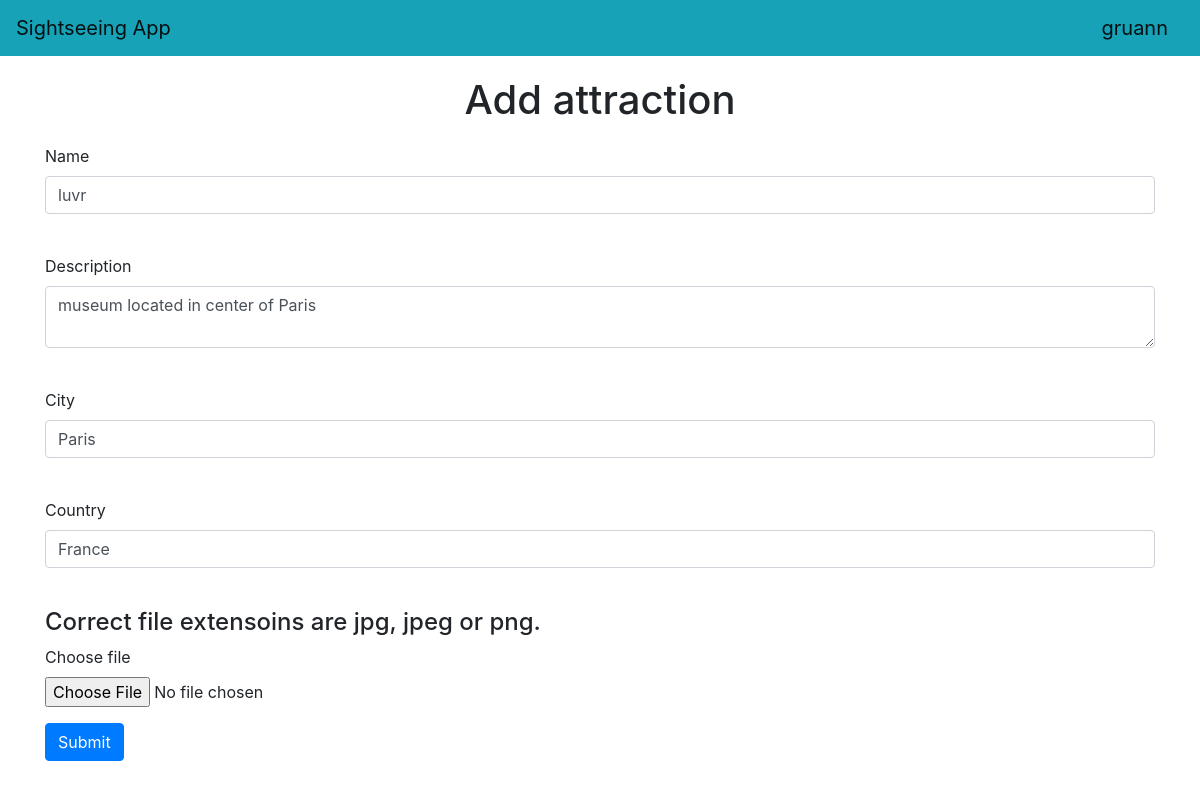
/attractions/3 (signed in), run on the app's committed database.
### data/users.py (models this page shows, shortened)
class User(SqlAlchemyBase, UserMixin, SerializerMixin):
    __tablename__ = 'users'
    id = sqlalchemy.Column(sqlalchemy.Integer,
                           primary_key=True, autoincrement=True)
    name = sqlalchemy.Column(sqlalchemy.String, nullable=True)
    sex = sqlalchemy.Column(sqlalchemy.String, nullable=True)
    age = sqlalchemy.Column(sqlalchemy.Integer, nullable=True)
    about = sqlalchemy.Column(sqlalchemy.String, nullable=True)
    email = sqlalchemy.Column(sqlalchemy.String,
                              index=True, unique=True, nullable=True)
    hashed_password = sqlalchemy.Column(sqlalchemy.String, nullable=True)
    created_date = sqlalchemy.Column(sqlalchemy.DateTime,
                                     default=datetime.datetime.now)
    attractions = orm.relationship("Attractions", back_populates='user')

### data/attractions.py (models this page shows, shortened)
class Attractions(SqlAlchemyBase, SerializerMixin):
    __tablename__ = 'attractions'
    id = sqlalchemy.Column(sqlalchemy.Integer,
                           primary_key=True, autoincrement=True)
    name = sqlalchemy.Column(sqlalchemy.String, nullable=True)
    description = sqlalchemy.Column(sqlalchemy.String, nullable=True)
    city = sqlalchemy.Column(sqlalchemy.String, nullable=True)
    country = sqlalchemy.Column(sqlalchemy.String, nullable=True)
    map = sqlalchemy.Column(sqlalchemy.String, nullable=True)
    pic = sqlalchemy.Column(sqlalchemy.String, nullable=True)
    created_date = sqlalchemy.Column(sqlalchemy.DateTime,
                                     default=datetime.datetime.now)
    user_id = sqlalchemy.Column(sqlalchemy.Integer,
                                sqlalchemy.ForeignKey("users.id"))
    user = orm.relationship('User')

### main.py (the view, shortened to what this page needs)
@app.route('/attractions/<int:id>', methods=['GET', 'POST'])
@login_required
def edit_attractions(id):
    form = AttractionsForm()
    if request.method == 'GET':
        db_sess = db_session.create_session()
        attractions = db_sess.query(Attractions).filter(
            Attractions.id == id, Attractions.user == current_user
                                          ).first()
        if attractions:
            form.name.data = attractions.name
            form.description.data = attractions.description
            form.city.data = attractions.city
            form.country.data = attractions.country
        else:
            abort(404)
    return render_template('attractions.html',
                           title='Edit attraction',
                           form=form)

### forms/attractions.py
class AttractionsForm(FlaskForm):
    name = StringField('Name', validators=[DataRequired()])
    description = TextAreaField('Description', validators=[DataRequired()])
    city = StringField('City', validators=[DataRequired()])
    country = StringField('Country', validators=[DataRequired()])
    submit = SubmitField('Submit')

### data/db_session.py (called while the page is built)
def create_session() -> Session:
    global __factory
    return __factory()

### main.py (called while the page is built)
@login_manager.user_loader
def load_user(user_id):
    db_sess = db_session.create_session()
    return db_sess.query(User).get(user_id)

### templates/attractions.html (shortened to what this page needs)
{% extends "base.html" %}
{% block content %}
<h1>Add attraction</h1>
<form action="" method="post" enctype="multipart/form-data">
    <p>
        {{ form.name.label }}<br>
        {{ form.name(class="form-control")}}<br>
    </p>
    <p>
        {{ form.description.label }}<br>
        {{ form.description(class="form-control")}}<br>
    </p>
    <p>
        {{ form.city.label }}<br>
        {{ form.city(class="form-control")}}<br>
    </p>
    <p>
        {{ form.country.label }}<br>
        {{ form.country(class="form-control")}}<br>
    </p>
    <div class="form-group">
        <h4>Correct file extensoins are jpg, jpeg or png.</h4>
        <label for="pic">Choose file</label>
        <input type="file" class="form-control-file" id="pic" name="file">
    </div>
    <p>
        {{ form.submit(type="submit", class="btn btn-primary") }}
    </p>
</form>
{% endblock %}

### templates/base.html (shortened to what this page needs)
<!DOCTYPE html>
<html lang="en">
<head>
    <link rel="stylesheet"
          href="https://stackpath.bootstrapcdn.com/bootstrap/4.4.1/css/bootstrap.min.css"
>
    <link rel="stylesheet" type="text/css" href="static/css/style.css">
</head>
<body>
<header>
    <nav class="navbar navbar-light bg-info">
        <a class="navbar-brand" href="/">Sightseeing App</a>
        {% if current_user.is_authenticated %}
            <a class="navbar-brand" href="/logout">{{ current_user.name }}</a>
        {% else %}
            <p>
                <a class="btn btn-primary" href="/register">Register</a>
                <a class="btn btn-success" href="/login">Enter</a>
            </p>
        {% endif %}
    </nav>
</header>
<main role="main" class="container">
    {% block content%}{% endblock %}
</main>
</body>
</html>

### static/css/style.css (style rules this page uses)
h1 { text-align: center; margin-top: 20px; margin-bottom: 20px; }

### data on the page
User: name "gruann"
Attractions: name "luvr", description "museum located in center of Paris", city "Paris", country "France"
